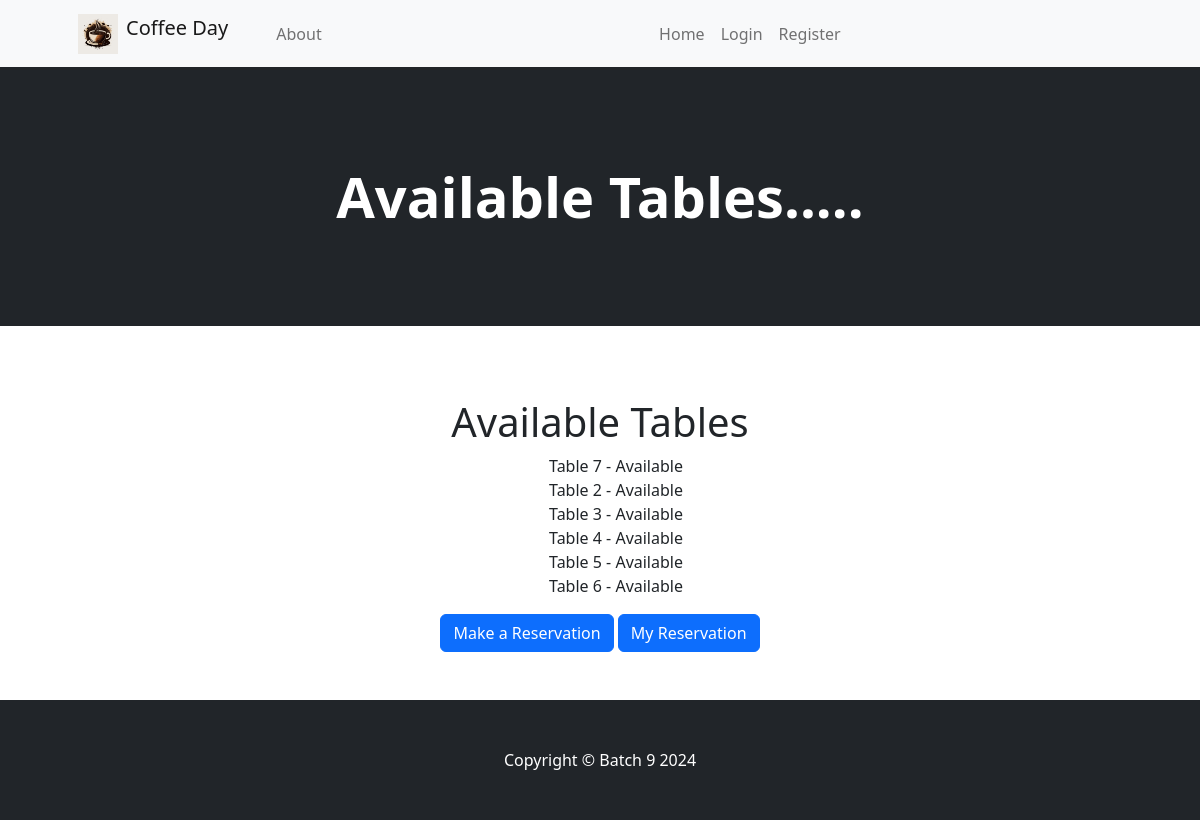
The app's page /tables/ with its own data.
### app/models.py (models this page shows)
class Table(models.Model):
    table_number = models.PositiveIntegerField(unique=True)
    res=models.BooleanField(default=False)
    def __str__(self):
        return f"Table {self.table_number}"

### app/views.py (the view)
# urls.py: path('tables/', table_list, name='table_list'),
def table_list(request):
    tables = Table.objects.all()
    Reservations=Reservation.objects.all()
    reserved_tables = Reservation.objects.filter(is_reserved=True).values_list('table', flat=True)
    return render(request, 'table_list.html', {'tables': tables,'reserved_tables': reserved_tables})

### app/templates/table_list.html (shortened to what this page needs)
{% extends "base.html" %}
{% block contant %}
{% include "navbar.html" %}
<header class="bg-dark py-5">
    <div class="container px-4 px-lg-5 my-5">
        <div class="text-center text-white">
            <h1 class="display-4 fw-bolder">Available Tables.....</h1>
        </div>
    </div>
</header>
<div align="center">
    <br><br><br>
<h1>Available Tables</h1>
<ul>
    {% for table in tables %}
      {% if not table.id in reserved_tables %}
        <li style="list-style-type: none;">{{ table }} - Available</li>
      {% endif %}
    {% endfor %}
  </ul>
<a href="{% url 'make_reservation' %}" class="btn btn-primary">Make a Reservation</a>
<a href="{% url 'reservation_list' %}" class="btn btn-primary">My Reservation</a>
<br><br><br>
{% endblock %}

### records on screen
Table: table_number "Table 7"
Table: table_number "Table 2"
Table: table_number "Table 3"
Table: table_number "Table 4"
Table: table_number "Table 5"
Table: table_number "Table 6"
